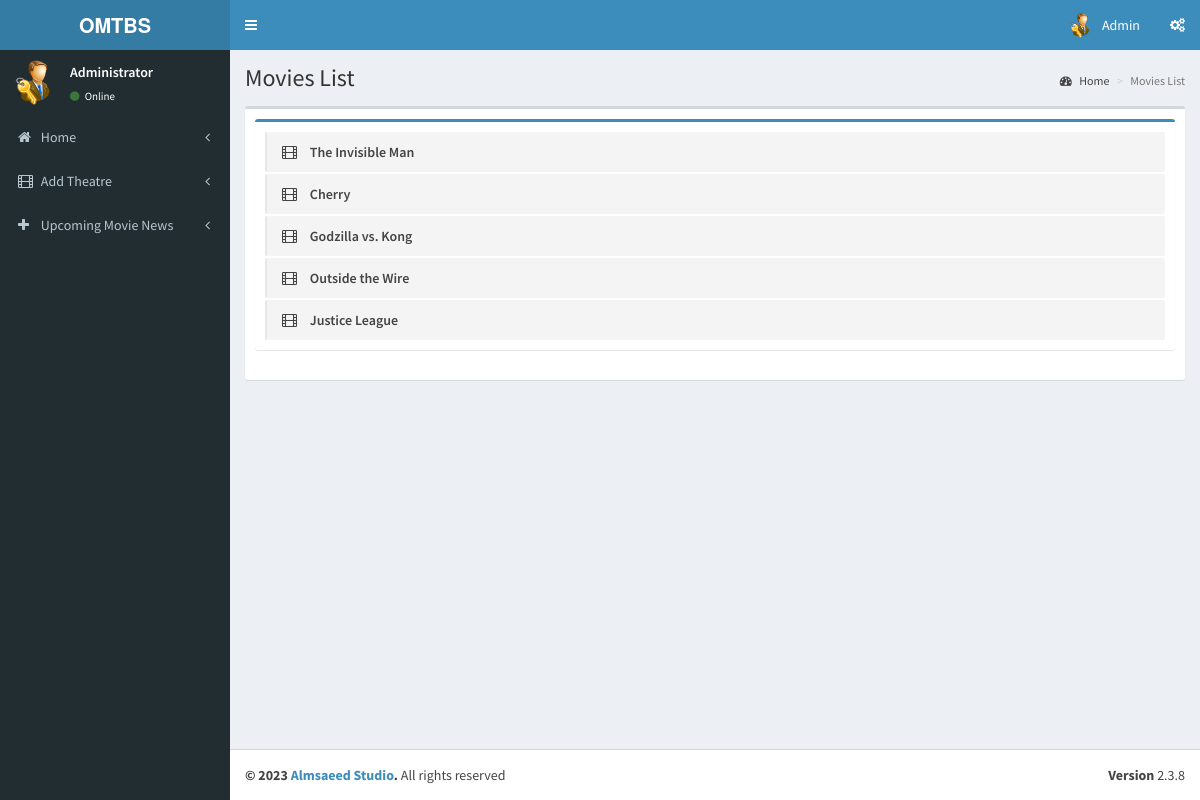
/admin/pages/index.php (signed in), run on the app's committed database.
### tables this page shows
CREATE TABLE `tbl_movie` (
  `movie_id` int(11) NOT NULL,
  `t_id` int(11) NOT NULL COMMENT 'theatre id',
  `movie_name` varchar(255) NOT NULL,
  `cast` varchar(500) NOT NULL,
  `desc` varchar(1000) NOT NULL,
  `release_date` date NOT NULL,
  `image` varchar(200) NOT NULL,
  `video_url` varchar(200) NOT NULL,
  `status` int(1) NOT NULL COMMENT '0 means active '
);

### admin/pages/index.php (the view, shortened to what this page needs)
<?php
include('header.php');
?>
  <div class="content-wrapper">
    <section class="content-header">
      <h1>
        Movies List
      </h1>
      <ol class="breadcrumb">
        <li><a href="index"><i class="fa fa-dashboard"></i> Home</a></li>
        <li class="active">Movies List</li>
      </ol>
    </section>
    <section class="content">
      <div class="box">
        <div class="box-body">
            <div class="box box-primary">
            <div class="box-body">
              <ul class="todo-list">
                 <?php
                        $qry7=mysqli_query($con,"select * from tbl_movie");
                        if(mysqli_num_rows($qry7))
                        {
                        while($c=mysqli_fetch_array($qry7))
                        {
                        ?>
                <li>
                      <span class="handle">
                        <i class="fa fa-film"></i>
                      </span>
                  <span class="text"><?php echo $c['movie_name'];?></span>
                </li>
                  <?php
                       }}
                     ?>
            </div>
          </div>
        </div>
      </div>
    </section>
  </div>
  <?php
include('footer.php');
?>

### data on the page
tbl_movie: movie_name "The Invisible Man"
tbl_movie: movie_name "Cherry"
tbl_movie: movie_name "Godzilla vs. Kong"
tbl_movie: movie_name "Outside the Wire"
tbl_movie: movie_name "Justice League"
